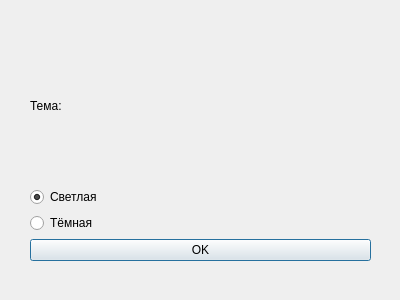
<?xml version="1.0" encoding="UTF-8"?>
<ui version="4.0">
 <class>Dialog</class>
 <widget class="QDialog" name="Dialog">
  <property name="geometry">
   <rect>
    <x>0</x>
    <y>0</y>
    <width>400</width>
    <height>300</height>
   </rect>
  </property>
  <property name="windowTitle">
   <string>Настройки</string>
  </property>
  <widget class="QWidget" name="verticalLayoutWidget">
   <property name="geometry">
    <rect>
     <x>0</x>
     <y>0</y>
     <width>401</width>
     <height>291</height>
    </rect>
   </property>
   <layout class="QVBoxLayout" name="main_layout">
    <property name="leftMargin">
     <number>30</number>
    </property>
    <property name="topMargin">
     <number>30</number>
    </property>
    <property name="rightMargin">
     <number>30</number>
    </property>
    <property name="bottomMargin">
     <number>30</number>
    </property>
    <item>
     <widget class="QLabel" name="label">
      <property name="text">
       <string>Тема:</string>
      </property>
     </widget>
    </item>
    <item>
     <widget class="QRadioButton" name="radio_light">
      <property name="tabletTracking">
       <bool>false</bool>
      </property>
      <property name="acceptDrops">
       <bool>false</bool>
      </property>
      <property name="text">
       <string>Светлая</string>
      </property>
      <property name="checked">
       <bool>true</bool>
      </property>
      <attribute name="buttonGroup">
       <string notr="true">buttonGroup</string>
      </attribute>
     </widget>
    </item>
    <item>
     <widget class="QRadioButton" name="radio_dark">
      <property name="text">
       <string>Тёмная</string>
      </property>
      <attribute name="buttonGroup">
       <string notr="true">buttonGroup</string>
      </attribute>
     </widget>
    </item>
    <item>
     <widget class="QPushButton" name="button_ok">
      <property name="text">
       <string>OK</string>
      </property>
     </widget>
    </item>
   </layout>
  </widget>
 </widget>
 <resources/>
 <connections/>
 <buttongroups>
  <buttongroup name="buttonGroup"/>
 </buttongroups>
</ui>
